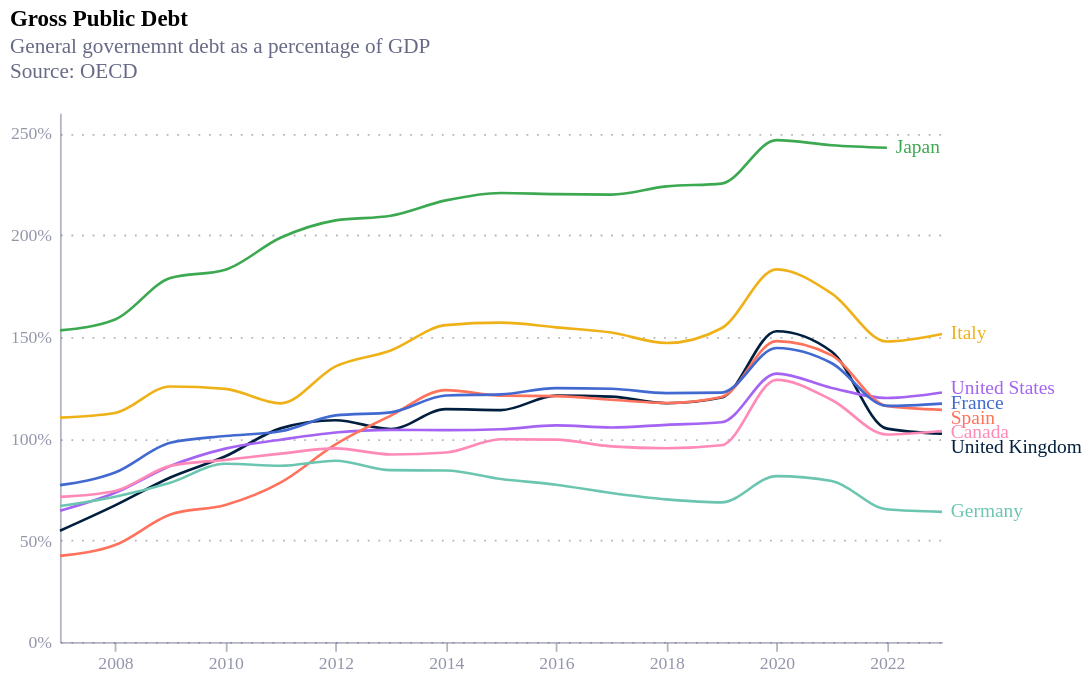

The specification (Vega-Lite) saved for this image:
### Vega-Lite specification from a JSON file in a GitHub repository (floating-point values rounded to 4 significant figures; data arrays with more than 128 entries replaced by an {"elided": "..."} marker saying what was removed)
{"config": {"font": "Circular Std", "mark": {"line": {"interpolate": "monotone"}}, "view": {"stroke": "transparent", "width": 400, "height": 300}, "range": {"category": ["#36B7B4", "#E6224B", "#F4C245", "#0063AF", "#00A767", "#179FDB", "#EB5C2E"], "diverging": ["#E6224B", "#E54753", "#C9C9C9", "#179FDB", "#122B39"], "heatmap": ["#C9C9C9", "#179FDB", "#0063AF", "#122B39"], "ordinal": ["#00A767", "#36B7B4", "#179FDB", "#0063AF", "#243B5A"]}, "axisX": {"domainColor": "#676A86", "domainOpacity": 0.5, "grid": false, "labelAngle": 0, "labelColor": "#676A86", "labelOpacity": 0.7, "orient": "bottom", "tickColor": "#676A86", "tickCount": 10, "tickOpacity": 0.5, "title": false, "titleAlign": "center", "titleAnchor": "middle", "titleColor": "#676A86", "titleFontSize": 12, "titleOpacity": 0.8, "titleY": -15}, "axisY": {"domainColor": "#676A86", "domainOpacity": 0.5, "gridColor": "#676A86", "gridDash": [1, 5], "gridOpacity": 0.5, "labelColor": "#676A86", "labelOpacity": 0.7, "labelPadding": 5, "tickColor": "#676A86", "tickCount": 8, "tickOpacity": 0.5, "ticks": false, "titleAlign": "left", "titleAngle": 0, "titleBaseline": "bottom", "titleColor": "#676A86", "titleFontSize": 12, "titleOpacity": 0.8, "titleX": 0, "titleY": -7}}, "layer": [{"mark": {"type": "line", "interpolate": "monotone"}, "encoding": {"color": {"field": "country", "legend": null, "scale": {"domain": ["United Kingdom", "France", "Italy", "Spain", "Germany", "Japan", "Canada", "United States"], "range": ["#001f3f", "#4269d0", "#efb118", "#ff725c", "#6cc5b0", "#3ca951", "#ff8ab7", "#a463f2", "#97bbf5", "#9c6b4e"]}, "type": "nominal"}, "size": {"condition": {"test": "(datum.country === ' United Kingdom')", "value": 1.5}, "value": 1.5}, "strokeDash": {"condition": {"test": "(datum.country === ' United Kingdom')", "value": [0]}, "value": [0]}, "x": {"field": "date", "title": "", "type": "temporal"}, "y": {"axis": {"labelExpr": "format(datum.value,',') + '%'"}, "field": "value", "title": "", "type": "quantitative"}}, "title": {"text": "Gross Public Debt", "anchor": "start", "subtitle": ["General governemnt debt as a percentage of GDP", "Source: OECD", ""], "subtitleColor": "#676A86"}}, {"mark": {"type": "text", "align": "left", "dx": 5, "dy": {"expr": "datum.country == 'United States' ? -2 : datum.country == 'Canada' ? 1 : datum.country == 'Spain' ? 5 : datum.country == 'United Kingdom' ? 8 : 0"}}, "encoding": {"color": {"field": "country", "type": "nominal"}, "text": {"field": "country", "type": "nominal"}, "x": {"aggregate": "max", "field": "date", "type": "temporal"}, "y": {"aggregate": {"argmax": "date"}, "field": "value", "type": "quantitative"}}}], "data": {"name": "data-08186d263e959ed23cb533f8abf79086"}, "height": 300, "width": 500, "$schema": "https://vega.github.io/schema/vega-lite/v5.17.0.json", "datasets": {"data-08186d263e959ed23cb533f8abf79086": {"elided": "135 records"}}}
